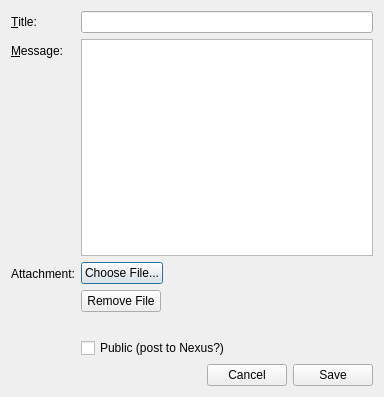
<?xml version="1.0" encoding="UTF-8"?>
<ui version="4.0">
 <class>FluidNexusNewMessage</class>
 <widget class="QDialog" name="FluidNexusNewMessage">
  <property name="geometry">
   <rect>
    <x>0</x>
    <y>0</y>
    <width>384</width>
    <height>397</height>
   </rect>
  </property>
  <property name="windowTitle">
   <string>New Message</string>
  </property>
  <property name="windowIcon">
   <iconset resource="res/FluidNexus.qrc">
    <normaloff>:/icons/icons/fluid_nexus_icon.png</normaloff>:/icons/icons/fluid_nexus_icon.png</iconset>
  </property>
  <layout class="QHBoxLayout" name="horizontalLayout">
   <item>
    <layout class="QFormLayout" name="formLayout">
     <property name="fieldGrowthPolicy">
      <enum>QFormLayout::AllNonFixedFieldsGrow</enum>
     </property>
     <item row="0" column="0">
      <widget class="QLabel" name="titleLabel">
       <property name="text">
        <string>&amp;Title:</string>
       </property>
       <property name="margin">
        <number>0</number>
       </property>
       <property name="buddy">
        <cstring>newMessageTitle</cstring>
       </property>
      </widget>
     </item>
     <item row="0" column="1">
      <widget class="QLineEdit" name="newMessageTitle"/>
     </item>
     <item row="1" column="0">
      <widget class="QLabel" name="messageLabel">
       <property name="text">
        <string>&amp;Message:</string>
       </property>
       <property name="margin">
        <number>0</number>
       </property>
       <property name="buddy">
        <cstring>newMessageBody</cstring>
       </property>
      </widget>
     </item>
     <item row="1" column="1">
      <widget class="QPlainTextEdit" name="newMessageBody"/>
     </item>
     <item row="2" column="0">
      <widget class="QLabel" name="attachmentLabel">
       <property name="text">
        <string>Attachment:</string>
       </property>
      </widget>
     </item>
     <item row="2" column="1">
      <layout class="QVBoxLayout" name="verticalLayout_3">
       <item>
        <widget class="QPushButton" name="fileSelectionButton">
         <property name="sizePolicy">
          <sizepolicy hsizetype="Fixed" vsizetype="Fixed">
           <horstretch>0</horstretch>
           <verstretch>0</verstretch>
          </sizepolicy>
         </property>
         <property name="text">
          <string>Choose File...</string>
         </property>
        </widget>
       </item>
       <item>
        <widget class="QPushButton" name="fileRemoveButton">
         <property name="sizePolicy">
          <sizepolicy hsizetype="Fixed" vsizetype="Fixed">
           <horstretch>0</horstretch>
           <verstretch>0</verstretch>
          </sizepolicy>
         </property>
         <property name="text">
          <string>Remove File</string>
         </property>
        </widget>
       </item>
       <item>
        <widget class="QLabel" name="fileSelectedLabel">
         <property name="maximumSize">
          <size>
           <width>300</width>
           <height>16777215</height>
          </size>
         </property>
         <property name="text">
          <string/>
         </property>
        </widget>
       </item>
      </layout>
     </item>
     <item row="4" column="0">
      <spacer name="horizontalSpacer_2">
       <property name="orientation">
        <enum>Qt::Horizontal</enum>
       </property>
       <property name="sizeHint" stdset="0">
        <size>
         <width>40</width>
         <height>20</height>
        </size>
       </property>
      </spacer>
     </item>
     <item row="4" column="1">
      <layout class="QHBoxLayout" name="horizontalLayout_3">
       <item>
        <spacer name="horizontalSpacer">
         <property name="orientation">
          <enum>Qt::Horizontal</enum>
         </property>
         <property name="sizeHint" stdset="0">
          <size>
           <width>40</width>
           <height>20</height>
          </size>
         </property>
        </spacer>
       </item>
       <item>
        <widget class="QPushButton" name="cancelButton">
         <property name="text">
          <string>Cancel</string>
         </property>
        </widget>
       </item>
       <item>
        <widget class="QPushButton" name="saveButton">
         <property name="text">
          <string>Save</string>
         </property>
        </widget>
       </item>
      </layout>
     </item>
     <item row="3" column="1">
      <widget class="QCheckBox" name="publicCheckBox">
       <property name="text">
        <string>Public (post to Nexus?)</string>
       </property>
      </widget>
     </item>
    </layout>
   </item>
  </layout>
 </widget>
 <resources>
  <include location="res/FluidNexus.qrc"/>
 </resources>
 <connections>
  <connection>
   <sender>saveButton</sender>
   <signal>clicked()</signal>
   <receiver>FluidNexusNewMessage</receiver>
   <slot>saveButtonClicked()</slot>
   <hints>
    <hint type="sourcelabel">
     <x>377</x>
     <y>508</y>
    </hint>
    <hint type="destinationlabel">
     <x>379</x>
     <y>241</y>
    </hint>
   </hints>
  </connection>
 </connections>
 <slots>
  <signal>saveButtonSignal()</signal>
  <slot>saveButtonClicked()</slot>
 </slots>
</ui>
